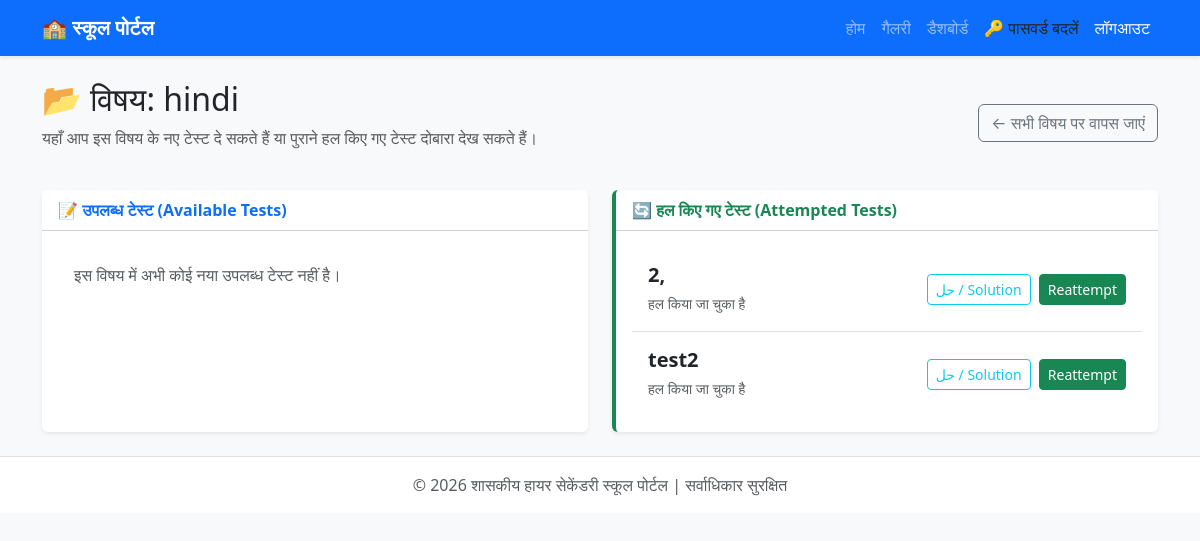
The app's page /student/subject/hindi/ (signed in), older data.
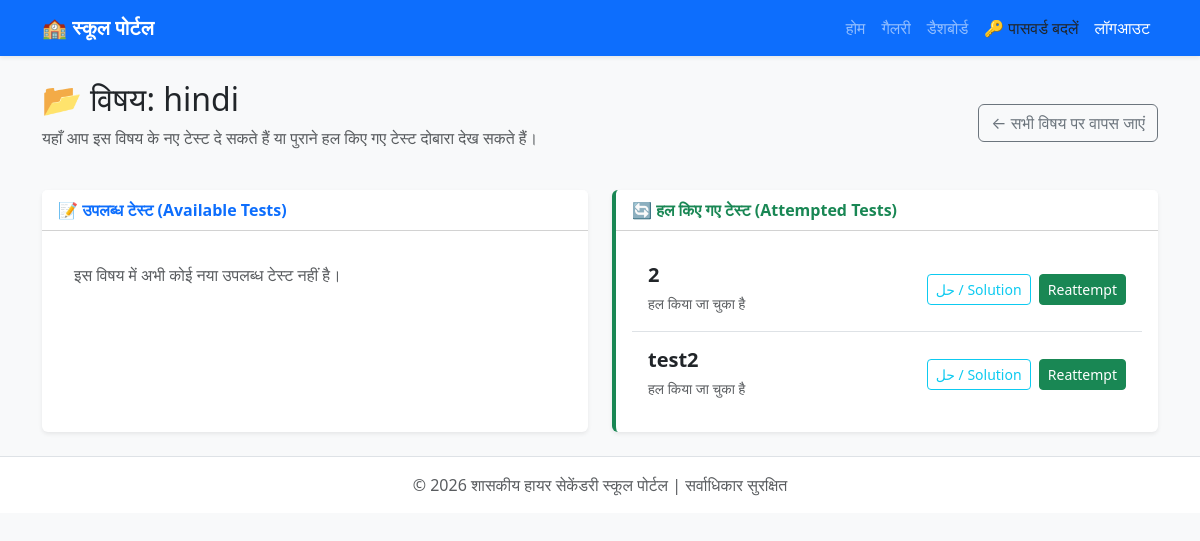
The same page, newer data.
### core/models.py (models this page shows, shortened)
class MockTest(models.Model):
    CLASS_CHOICES = [
        ('6th', 'Class 6th'), ('7th', 'Class 7th'), ('8th', 'Class 8th'),
        ('9th', 'Class 9th'), ('10th', 'Class 10th'), ('11th', 'Class 11th'), ('12th', 'Class 12th')
    ]
    title = models.CharField(max_length=200, verbose_name="Test Naam")
    school_class = models.CharField(max_length=10, choices=CLASS_CHOICES, verbose_name="Kiske liye Class")
    subject = models.CharField(max_length=100, verbose_name="Subject")
    created_at = models.DateTimeField(auto_now_add=True)

### core/views.py (the view)
# urls.py: path('student/subject/<str:subject_name>/', views.subject_tests, name='subject_tests'),
@login_required
def subject_tests(request, subject_name):
    profile = UserProfile.objects.get(user=request.user)
    if profile.user_type == 'teacher':
        return redirect('dashboard')
    student_class = profile.student_class or '9th'
    attempted_test_ids = StudentAnswer.objects.filter(student=request.user, question__test__subject=subject_name).values_list('question__test', flat=True).distinct()
    attempted_tests = MockTest.objects.filter(school_class=student_class, subject=subject_name, id__in=attempted_test_ids).order_by('-created_at')
    available_tests = MockTest.objects.filter(school_class=student_class, subject=subject_name).exclude(id__in=attempted_test_ids).order_by('-created_at')
    return render(request, 'core/subject_tests.html', {
        'subject_name': subject_name,
        'available_tests': available_tests,
        'attempted_tests': attempted_tests
    })

### core/templates/core/subject_tests.html
{% extends 'core/base.html' %}
{% block content %}
<div class="row mb-4 align-items-center">
    <div class="col-md-8">
        <h2>📂 विषय: {{ subject_name }}</h2>
        <p class="text-muted">यहाँ आप इस विषय के नए टेस्ट दे सकते हैं या पुराने हल किए गए टेस्ट दोबारा देख सकते हैं।</p>
    </div>
    <div class="col-md-4 text-end">
        <a href="{% url 'dashboard' %}" class="btn btn-outline-secondary">← सभी विषय पर वापस जाएं</a>
    </div>
</div>
<div class="row g-4">
    <div class="col-md-6">
        <div class="card shadow-sm border-0 h-100">
            <div class="card-header bg-white fw-bold text-primary">📝 उपलब्ध टेस्ट (Available Tests)</div>
            <div class="card-body">
                {% if available_tests %}
                    <ul class="list-group list-group-flush">
                        {% for test in available_tests %}
                            <li class="list-group-item d-flex justify-content-between align-items-center py-3">
                                <div>
                                    <h5 class="mb-1 fw-bold">{{ test.title }}</h5>
                                    <small class="text-muted">दिनांक: {{ test.created_at|date:"d M Y" }}</small>
                                </div>
                                <a href="{% url 'take_test' test.id %}" class="btn btn-sm btn-primary px-3">टेस्ट दें</a>
                            </li>
                        {% endfor %}
                    </ul>
                {% else %}
                    <p class="text-muted mb-0 p-3">इस विषय में अभी कोई नया उपलब्ध टेस्ट नहीं है।</p>
                {% endif %}
            </div>
        </div>
    </div>
    <div class="col-md-6">
        <div class="card shadow-sm border-0 h-100 border-start border-success border-4">
            <div class="card-header bg-white fw-bold text-success">🔄 हल किए गए टेस्ट (Attempted Tests)</div>
            <div class="card-body">
                {% if attempted_tests %}
                    <ul class="list-group list-group-flush">
                        {% for test in attempted_tests %}
                            <li class="list-group-item d-flex justify-content-between align-items-center py-3">
                                <div>
                                    <h5 class="mb-1 fw-bold">{{ test.title }}</h5>
                                    <small class="text-muted">हल किया जा चुका है</small>
                                </div>
                                <div>
                                    <a href="{% url 'view_solution' test.id %}" class="btn btn-sm btn-outline-info me-1">حل / Solution</a>
                                    <a href="{% url 'take_test' test.id %}" class="btn btn-sm btn-success">Reattempt</a>
                                </div>
                            </li>
                        {% endfor %}
                    </ul>
                {% else %}
                    <p class="text-muted mb-0 p-3">आपने इस विषय में अभी तक कोई टेस्ट हल नहीं किया है।</p>
                {% endif %}
            </div>
        </div>
    </div>
</div>
{% endblock %}

Row changes from the older to the newer data that the page shows:
changed MockTest (number 1 of 2 on the later page): title "2," → "2"
